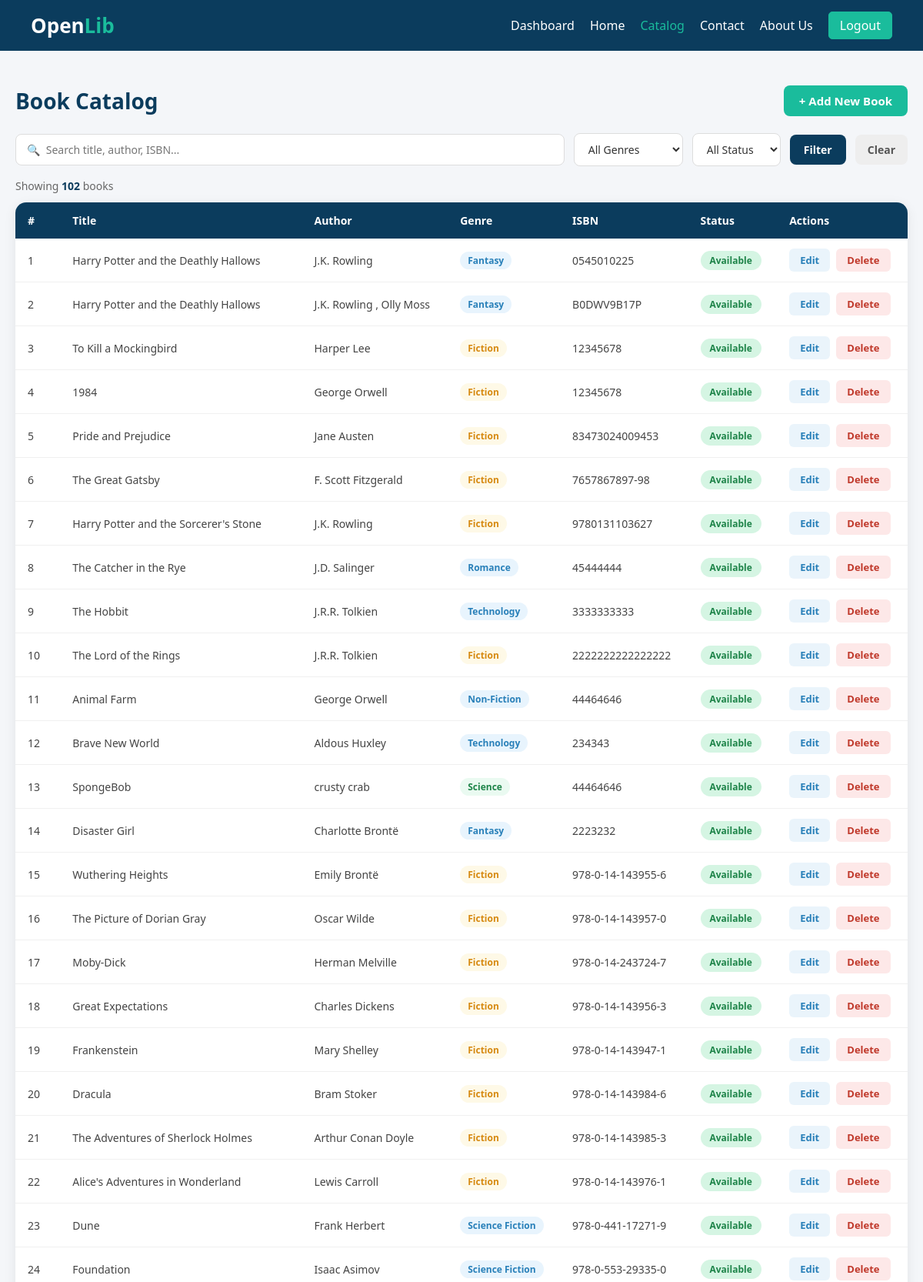
Screenshot of /admin_catlog/catalog.php (upper part) with the database file from the repository.
### tables this page shows
CREATE TABLE `books` (
  `id` int(11) NOT NULL,
  `title` varchar(150) NOT NULL,
  `author` varchar(100) NOT NULL,
  `isbn` varchar(50) NOT NULL,
  `genre` varchar(50) NOT NULL,
  `publication_year` int(11) NOT NULL,
  `pages` int(11) NOT NULL,
  `publisher` varchar(100) DEFAULT NULL,
  `quantity` int(11) NOT NULL,
  `available_quantity` int(11) NOT NULL,
  `description` text DEFAULT NULL,
  `cover_image` varchar(255) DEFAULT NULL,
  `added_date` timestamp NOT NULL DEFAULT current_timestamp(),
  `status` enum('Available','Borrowed') DEFAULT 'Available'
);

### admin_catlog/catalog.php (the view, shortened to what this page needs)
<?php
require_once '../db_connect.php';
$search = trim($_GET['search'] ?? '');
$sql    = "SELECT * FROM books WHERE (title LIKE ? OR author LIKE ? OR isbn LIKE ?)";
$params = ["%$search%","%$search%","%$search%"];
$sql .= " ORDER BY id ASC";
$stmt = $pdo->prepare($sql); $stmt->execute($params);
$books = $stmt->fetchAll();
$badgeMap = ['Programming'=>'badge-prog','Fiction'=>'badge-fic','Science'=>'badge-sci','History'=>'badge-hist','Self-Help'=>'badge-self'];
?>
<!DOCTYPE html>
<html lang="en">
<head>
  <link rel="stylesheet" href="catalog.css">
</head>
<body>
<header class="header">
  <div class="logo">Open<span>Lib</span></div>
  <nav class="navbar" id="navMenu">
    <a href="../Admin_dashboard/dashboard.php">Dashboard</a>
    <a href="../Home/index.php">Home</a>
    <a href="../admin_catlog/catalog.php" class="active">Catalog</a>
    <a href="../contact/contact.php">Contact</a>
    <a href="../About us/About us.php">About Us</a>
    <a href="../Login/user_login.php" class="btn logout">Logout</a>
  </nav>
</header>
<section class="catalog-section">
  <div class="catalog-container">
    <div class="catalog-header">
      <h1>Book Catalog</h1>
      <button class="btn-add" onclick="openModal('addModal')">+ Add New Book</button>
    </div>
    <form method="GET" action="catalog.php" class="filter-bar">
      <input type="text" name="search" placeholder="🔍  Search title, author, ISBN..." value="<?= htmlspecialchars($search) ?>">
      <select name="genre">
        <option value="">All Genres</option>
      </select>
      <select name="status">
        <option value="">All Status</option>
      </select>
      <button type="submit" class="btn-filter">Filter</button>
      <a href="catalog.php" class="btn-clear">Clear</a>
    </form>
    <div class="catalog-stats">Showing <b><?= count($books) ?></b> book<?= count($books)!==1?'s':'' ?></div>
    <div class="table-wrapper">
      <table class="book-table">
        <thead>
          <tr><th>#</th><th>Title</th><th>Author</th><th>Genre</th><th>ISBN</th><th>Status</th><th>Actions</th></tr>
        </thead>
        <tbody>
          <?php if(empty($books)): ?>
          <tr><td colspan="7" class="no-data">No books found. Try a different search or add a new book.</td></tr>
          <?php else: ?>
          <?php foreach($books as $i => $b):
            $bc = $badgeMap[$b['genre']] ?? 'badge-prog';
            $sc = isset($b['status']) ? strtolower($b['status']) : 'available';
          ?>
          <tr>
            <td><?= $i+1 ?></td>
            <td><?= htmlspecialchars($b['title']) ?></td>
            <td><?= htmlspecialchars($b['author']) ?></td>
            <td><span class="badge <?= $bc ?>"><?= htmlspecialchars($b['genre']) ?></span></td>
            <td><?= htmlspecialchars($b['isbn']) ?></td>
      <td><span class="status <?= $sc ?>"><?= isset($b['status']) ? htmlspecialchars($b['status']) : 'Available' ?></span></td>            <td class="actions">
<button class="btn-edit" onclick='openEditModal(<?= $b["id"] ?>,"<?= htmlspecialchars($b["title"], ENT_QUOTES) ?>","<?= htmlspecialchars($b["author"], ENT_QUOTES) ?>","<?= htmlspecialchars($b["genre"], ENT_QUOTES) ?>","<?= htmlspecialchars($b["isbn"], ENT_QUOTES) ?>","<?= isset($b["status"]) ? htmlspecialchars($b["status"], ENT_QUOTES) : "Available" ?>")'>Edit</button>              <form method="POST" style="display:inline" onsubmit="return confirm('Delete this book?')">
                <button type="submit" class="btn-delete">Delete</button>
              </form>
            </td>
          </tr>
          <?php endforeach; ?>
          <?php endif; ?>
        </tbody>
      </table>
    </div>
  </div>
</section>
</body>
</html>

### admin_catlog/catalog.css (style rules this page uses)
* { margin:0;padding:0;box-sizing:border-box;font-family:"Segoe UI",sans-serif; }
body { background:#f4f6f9; }
.header { background:#0b3c5d;color:#fff;display:flex;justify-content:space-between;align-items:center;padding:15px 40px; }
.logo { font-size:26px;font-weight:bold; }
.logo span { color:#1abc9c; }
.navbar { display:flex;gap:20px;align-items:center; }
.navbar a { text-decoration:none;color:#fff;font-size:16px;transition:0.3s; }
.navbar a:hover,.navbar a.active { color:#1abc9c; }
.btn { padding:6px 14px;border-radius:5px; }
.logout { padding: 6px 14px;border-radius: 5px;border: 1px solid #1abc9c;background: #1abc9c;color: #000; }
.catalog-section { padding:45px 20px; }
.catalog-container { max-width:1200px;margin:auto; }
.catalog-header { display:flex;justify-content:space-between;align-items:center;margin-bottom:22px; }
.catalog-header h1 { font-size:28px;color:#0b3c5d; }
.btn-add { background:#1abc9c;color:#fff;padding:10px 20px;border-radius:8px;border:none;font-weight:600;cursor:pointer;font-size:15px;transition:0.3s; }
.filter-bar { display:flex;gap:12px;margin-bottom:16px;flex-wrap:wrap;align-items:center; }
.filter-bar input,.filter-bar select { padding:10px 14px;border:1px solid #ddd;border-radius:8px;font-size:14px;background:#fff;color:#333;outline:none;transition:0.3s; }
.filter-bar input { flex:1;min-width:200px; }
.btn-filter { background:#0b3c5d;color:#fff;padding:10px 18px;border:none;border-radius:8px;cursor:pointer;font-size:14px;font-weight:600;transition:0.3s; }
.btn-clear { background:#eee;color:#555;padding:10px 16px;border-radius:8px;text-decoration:none;font-size:14px;font-weight:600;transition:0.3s; }
.catalog-stats { font-size:14px;color:#666;margin-bottom:12px; }
.catalog-stats b { color:#0b3c5d; }
.table-wrapper { background:#fff;border-radius:14px;box-shadow:0 4px 16px rgba(0,0,0,0.08);overflow:hidden; }
.book-table { width:100%;border-collapse:collapse; }
.book-table thead { background:#0b3c5d;color:#fff; }
.book-table th { padding:14px 16px;text-align:left;font-size:14px;font-weight:600; }
.book-table tbody tr { border-bottom:1px solid #f0f0f0;transition:0.2s; }
.book-table td { padding:13px 16px;font-size:14px;color:#444; }
.badge { display:inline-block;padding:3px 10px;border-radius:20px;font-size:12px;font-weight:600; }
.badge-prog { background:#e8f4fd;color:#2980b9; }
.badge-fic { background:#fef9e7;color:#d68910; }
.badge-sci { background:#eafaf1;color:#1e8449; }
.status { display:inline-block;padding:4px 12px;border-radius:20px;font-size:12px;font-weight:700; }
.status.available { background:#d5f5e3;color:#1e8449; }
.actions { display:flex;gap:8px;flex-wrap:wrap; }
.btn-edit,.btn-delete { padding:6px 14px;border:none;border-radius:6px;cursor:pointer;font-size:13px;font-weight:600;transition:0.3s; }
.btn-edit { background:#eaf4fb;color:#2980b9; }
.btn-delete { background:#fde8e8;color:#c0392b; }

### rows the page displays
books: title "Harry Potter and the Deathly Hallows", author "J.K. Rowling", genre "Fantasy", isbn "0545010225", status "Available"
books: title "Harry Potter and the Deathly Hallows", author "J.K. Rowling , Olly Moss", genre "Fantasy", isbn "B0DWV9B17P", status "Available"
books: title "To Kill a Mockingbird", author "Harper Lee", genre "Fiction", isbn "12345678", status "Available"
books: title "1984", author "George Orwell", genre "Fiction", isbn "12345678", status "Available"
books: title "Pride and Prejudice", author "Jane Austen", genre "Fiction", isbn "83473024009453", status "Available"
books: title "The Great Gatsby", author "F. Scott Fitzgerald", genre "Fiction", isbn "7657867897-98", status "Available"
books: title "Harry Potter and the Sorcerer's Stone", author "J.K. Rowling", genre "Fiction", isbn "9780131103627", status "Available"
books: title "The Catcher in the Rye", author "J.D. Salinger", genre "Romance", isbn "45444444", status "Available"
books: title "The Hobbit", author "J.R.R. Tolkien", genre "Technology", isbn "3333333333", status "Available"
books: title "The Lord of the Rings", author "J.R.R. Tolkien", genre "Fiction", isbn "2222222222222222", status "Available"
books: title "Animal Farm", author "George Orwell", genre "Non-Fiction", isbn "44464646", status "Available"
books: title "Brave New World", author "Aldous Huxley", genre "Technology", isbn "234343", status "Available"
books: title "SpongeBob", author "crusty crab", genre "Science", isbn "44464646", status "Available"
books: title "Disaster Girl", author "Charlotte Brontë", genre "Fantasy", isbn "2223232", status "Available"
books: title "Wuthering Heights", author "Emily Brontë", genre "Fiction", isbn "978-0-14-143955-6", status "Available"
books: title "The Picture of Dorian Gray", author "Oscar Wilde", genre "Fiction", isbn "978-0-14-143957-0", status "Available"
books: title "Moby-Dick", author "Herman Melville", genre "Fiction", isbn "978-0-14-243724-7", status "Available"
books: title "Great Expectations", author "Charles Dickens", genre "Fiction", isbn "978-0-14-143956-3", status "Available"
books: title "Frankenstein", author "Mary Shelley", genre "Fiction", isbn "978-0-14-143947-1", status "Available"
books: title "Dracula", author "Bram Stoker", genre "Fiction", isbn "978-0-14-143984-6", status "Available"
books: title "The Adventures of Sherlock Holmes", author "Arthur Conan Doyle", genre "Fiction", isbn "978-0-14-143985-3", status "Available"
books: title "Alice's Adventures in Wonderland", author "Lewis Carroll", genre "Fiction", isbn "978-0-14-143976-1", status "Available"
books: title "Dune", author "Frank Herbert", genre "Science Fiction", isbn "978-0-441-17271-9", status "Available"
books: title "Foundation", author "Isaac Asimov", genre "Science Fiction", isbn "978-0-553-29335-0", status "Available"

### other values shown
count($books) "102"
